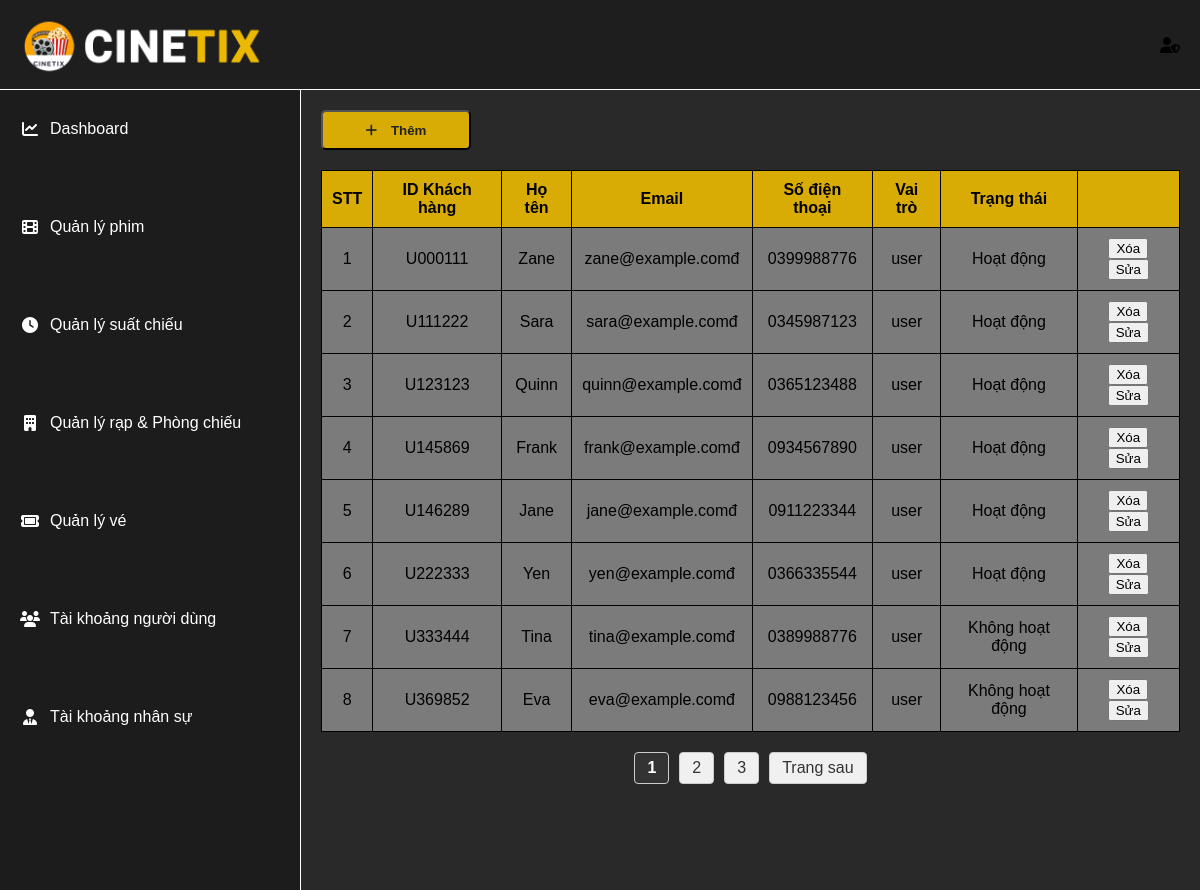
The app's page /admin/taikhoannguoidung.php with its own data.
### tables this page shows
CREATE TABLE users (
    id VARCHAR(100) PRIMARY KEY,
    user_name VARCHAR(100) NOT NULL,
    email VARCHAR(100) UNIQUE NOT NULL,
    pass_word VARCHAR(255) NOT NULL,
    phone_number VARCHAR(20),
    ro_lo ENUM('user','admin','employee') DEFAULT 'user',
    start_date DATE NULL,  
    account_status ENUM('Hoạt động', 'Không hoạt động') DEFAULT 'Hoạt động',
    last_active DATETIME DEFAULT CURRENT_TIMESTAMP ON UPDATE CURRENT_TIMESTAMP,
    created_at DATETIME DEFAULT CURRENT_TIMESTAMP
);

### admin/taikhoannguoidung.php (the view, shortened to what this page needs)
<?php
include('../connect.php');
include('header_admin.php');
?>
<!DOCTYPE html>
<html lang="vi">
<head>
  <link rel="stylesheet" href="../admin/adminCSS/admin_layout.css">
  <link rel="stylesheet" href="../admin/adminCSS/header_admin.css">
  <link rel="stylesheet" href="../admin/adminCSS/quanlyphim.css">
  <link rel="stylesheet" href="https://cdnjs.cloudflare.com/ajax/libs/font-awesome/6.5.0/css/all.min.css">
</head>
<body>
  <div class="admin-layout">
    <aside class="sidebar">
      <?php include('sidebar_admin.php'); ?>
    </aside>
<?php
$limit = 8;
$page = isset($_GET['page']) ? (int)$_GET['page'] : 1;
$total_result = mysqli_query($conn, "SELECT COUNT(*) AS total FROM users where users.ro_lo = 'user'");
$total_row = mysqli_fetch_assoc($total_result);
$total_records = $total_row['total'];
$total_page = ceil($total_records / $limit);
$offset = ($page - 1) * $limit;
$sql = " SELECT
    users.id AS user_id,
    users.user_name AS username,
    users.email AS email ,
    users.phone_number AS phone,
    users.ro_lo AS role ,
    users.account_status AS status
    FROM users
    where users.ro_lo = 'user'
    LIMIT $offset, $limit";
$results = mysqli_query($conn, $sql);
if ($results && mysqli_num_rows($results) > 0) {
    echo '<main class="main-content">';
    echo '<div class="buttons">';
    echo '<button><i class="fa-solid fa-plus"></i><span> Thêm </span></button>';
    echo '</div>';
    echo '<table>';
    echo '<thead>
            <tr>
                <th>STT</th>
                <th>ID Khách hàng</th>
                <th>Họ tên</th>
                <th>Email</th>
                <th>Số điện thoại</th>
                <th>Vai trò</th>
                <th>Trạng thái</th>
                <th></th>
            </tr>
          </thead>';
    echo '<tbody>';
$i=0;
    while ($row = mysqli_fetch_assoc($results)) {
        echo "<tr>
                <td>" . ++$i . "</td>
                <td>{$row['user_id']}</td>
                <td>{$row['username']}</td>
                <td>{$row['email']}đ</td>
                <td>{$row['phone']}</td>
                <td>{$row['role']}</td>
                <td>{$row['status']}</td>
                <td>
                <button><i class='btn-edit-delete'></i>Xóa</button>
                <button><i class='btn-edit-Edit'></i>Sửa</button>
                </td>
              </tr>";
    }
    echo '</tbody></table>';
    if ($total_page > 1) {
        echo '<div class="pagination">';
        for ($i = 1; $i <= $total_page; $i++) {
            if ($i == $page) {
                echo '<strong>' . $i . '</strong>';
            } else {
                echo '<a href="?page=' . $i . '">' . $i . '</a>';
            }
        }
        if ($page < $total_page) {
            echo '<a href="?page=' . ($page + 1) . '">Trang sau</a>';
        }
        echo '</div>';
    }
    echo '</main>';
} else {
    echo " ";
}
?>
  </div>
</body>
</html>

### admin/adminCSS/admin_layout.css (style rules this page uses)
:root { --bg-dark: #292929; --bg-footer: #222; --highlight: #EBB802; --text-light: white; --poster-hover-opacity: 0.3; --scrollbar-thumb: rgba(255, 255, 255, 0.2); }
body { background-color: var(--bg-dark); font-family: Arial, sans-serif; margin: 0; padding: 0; }
.admin-layout { display: grid; grid-template-columns: 300px 1fr 1fr; grid-template-rows: min-content 1fr 1fr; grid-template-areas: "header header header" "sidebar main main" "sidebar main main"; height: 100vh; gap: 0; background-color: var(--bg-dark); color: var(--text-light); }
.sidebar { grid-area: sidebar; padding-top:0; margin-top:0; background-color: #1c1c1c; text-align: center; transition: all 0.3s ease; overflow-y: auto; z-index: 998; }
.main-content { grid-area: main; padding: 20px; border-left: 1px solid var(--text-light); background-color: #2b2b2b; overflow-y: auto; }

### admin/adminCSS/header_admin.css (style rules this page uses)
:root { --bg-dark: #292929; --bg-footer: #222; --highlight: #EBB802; --text-light: white; --poster-hover-opacity: 0.3; --scrollbar-thumb: rgba(255, 255, 255, 0.2); }

### admin/adminCSS/quanlyphim.css (style rules this page uses)
:root { --bg-dark: #292929; --bg-footer: #222; --highlight: #ebb902e8; --text-light: white; --poster-hover-opacity: 0.3; --scrollbar-thumb: rgba(255, 255, 255, 0.386); }
.main-content { padding: 20px; background-color: var(--bg-dark); color: var(--text-light); }
.buttons { display: flex; justify-content: left; gap: 20px; margin-bottom: 20px; }
.buttons i { margin-right:10px; }
.buttons button { text-decoration: none; color: var(--text-light); background-color: var(--highlight); padding: 0 20px; width: 150px; height: 40px; border-radius: 5px; font-weight: bold; color:#222; }
.main-content table { width: 100%; border-collapse: collapse; }
.main-content table th { background-color: var(--highlight); border: 1px solid black; text-align: center; padding: 10px; }
.main-content table td { padding: 10px; border: 1px solid black; text-align: center; background-color: var(--scrollbar-thumb); color:black; }
.pagination { display: flex; justify-content: center; gap: 10px; margin-top: 20px; }
.pagination a, .pagination strong { padding: 6px 12px; background-color: #f0f0f0; border: 1px solid #ccc; text-decoration: none; color: #333; border-radius: 4px; }
.pagination strong { background-color: #333; color: white; }

### records on screen
users: id "U000111", user_name "Zane", email "zane@example.com", phone_number "0399988776", ro_lo "user", account_status "Hoạt động"
users: id "U111222", user_name "Sara", email "sara@example.com", phone_number "0345987123", ro_lo "user", account_status "Hoạt động"
users: id "U123123", user_name "Quinn", email "quinn@example.com", phone_number "0365123488", ro_lo "user", account_status "Hoạt động"
users: id "U145869", user_name "Frank", email "frank@example.com", phone_number "0934567890", ro_lo "user", account_status "Hoạt động"
users: id "U146289", user_name "Jane", email "jane@example.com", phone_number "0911223344", ro_lo "user", account_status "Hoạt động"
users: id "U222333", user_name "Yen", email "yen@example.com", phone_number "0366335544", ro_lo "user", account_status "Hoạt động"
users: id "U333444", user_name "Tina", email "tina@example.com", phone_number "0389988776", ro_lo "user", account_status "Không hoạt động"
users: id "U369852", user_name "Eva", email "eva@example.com", phone_number "0988123456", ro_lo "user", account_status "Không hoạt động"
